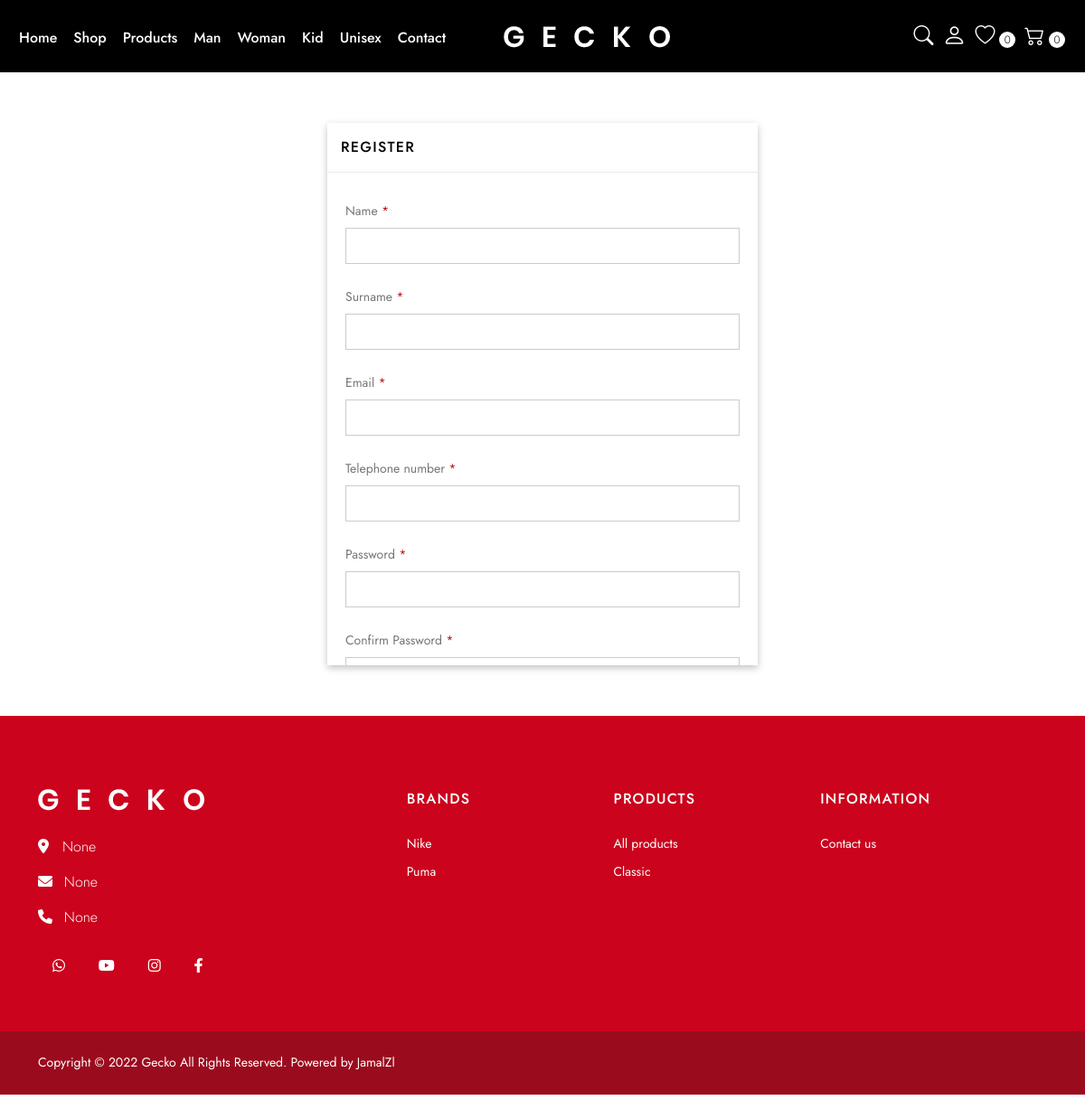
Screenshot of /register/ with the database file from the repository.
### shop/models.py (models this page shows, shortened)
class PageSettings(models.Model):
    page_logo = models.ImageField("Logo", blank=True, null=True)
    home_title = models.CharField(max_length=300)
    home_meta_description = models.TextField()
    home_meta_keywords = models.TextField()
    products_title = models.CharField(max_length=300)
    products_meta_description = models.TextField()
    products_meta_keywords = models.TextField()
    first_field_image = models.ImageField("Image", blank=True, null=True)
    first_field_title = models.CharField("Title", max_length=100, blank=True, null=True)
    first_field_description = models.CharField("Description", max_length=250, blank=True, null=True)
    first_field_link = models.URLField("Link", max_length=250, blank=True, null=True)
    first_field_link_name = models.CharField("Link name", max_length=50, blank=True, null=True)
    trending_image = models.ImageField("Image", blank=True, null=True)
    trending_title = models.CharField("Title", max_length=100, blank=True, null=True)
    trending_description = models.CharField("Description", max_length=250, blank=True, null=True)
    trending_link = models.URLField("Link", max_length=250, blank=True, null=True)
    trending_link_name = models.CharField("Link name", max_length=50, blank=True, null=True)
    middle_image = models.ImageField("Image", blank=True, null=True)
    middle_title = models.CharField("Title", max_length=100, blank=True, null=True)
    middle_description = models.CharField("Description", max_length=250, blank=True, null=True)
    middle_link = models.URLField("Link", max_length=250, blank=True, null=True)
    middle_link_name = models.CharField("Link name", max_length=50, blank=True, null=True)
    last_field_image = models.ImageField("Image", blank=True, null=True)
    last_field_title = models.CharField("Title", max_length=100, blank=True, null=True)
    last_field_description = models.CharField("Description", max_length=250, blank=True, null=True)
    last_field_link = models.URLField("Link", max_length=250, blank=True, null=True)
    last_field_link_name = models.CharField("Link name", max_length=50, blank=True, null=True)
    about = models.TextField(blank=True, null=True)
    address = models.CharField(max_length=200, blank=True, null=True)
    email = models.EmailField(max_length=250, blank=True, null=True)
    telephone = models.CharField(max_length=30, blank=True, null=True)
    class Meta:
        verbose_name = "Setting"
        verbose_name_plural = "Settings"

class SocialMediaAccount(models.Model):
    setting = models.ForeignKey(PageSettings, on_delete=models.CASCADE, related_name="socialmediaaccounts")
    name = models.CharField("Social media name", max_length=25)
    link = models.URLField("Account link", max_length=250)
    class Meta:
        ordering = ("-id",)

class Shop(models.Model):
    name = models.CharField(max_length=50)
    logo = models.ImageField(blank=True, null=True)
    class Meta:
        ordering = ("-id",)

class Category(models.Model):
    name = models.CharField(max_length=50)
    class Meta:
        ordering = ("-id",)
        verbose_name = "Category"
        verbose_name_plural = "Categories"

### customer/views.py (the view, shortened to what this page needs)
# urls.py: path('register/', views.RegisterView.as_view(), name="register"),
class RegisterView(View):
    settings = PageSettings.objects.first()
    def get(self, request):
        self.shops = Shop.objects.all()
        self.categories = Category.objects.all()
        if request.user.is_authenticated:
            raise Http404
        form = RegisterForm()
        self.context = {
            "shops": self.shops,
            "categories": self.categories,
            "settings": self.settings,
            "form": form,
        }
        return render(request, 'register.html', self.context)

### customer/forms.py (shortened to what this page needs)
class RegisterForm(forms.Form):
    first_name = forms.CharField(
        label=_("Name"),
        strip=False,
        widget=forms.TextInput(attrs={
            'id': 'regname',
        }),
    )
    last_name = forms.CharField(
        label=_("Surname"),
        strip=False,
        widget=forms.TextInput(attrs={
            'id': 'regsurname',
        }),
    )
    username = auth_forms.UsernameField(widget=forms.TextInput(attrs={
        'id': 'mail',
        'type': 'email',
    }))
    phone_number = forms.CharField(
        label=_("Telephone number"),
        strip=False,
        widget=forms.NumberInput(attrs={
            'id': 'regphone',
        }),
    )
    password1 = forms.CharField(
        label=_("Password"),
        strip=False,
        widget=forms.PasswordInput(attrs={
            'id': 'regpw1',
            'type': 'password',
            'autocomplete': 'current_password',
        }),
    )
    password2 = forms.CharField(
        label=_("Confirm Password"),
        strip=False,
        widget=forms.PasswordInput(attrs={
            'id': 'regpw2',
            'type': 'password',
            'autocomplete': 'current_password',
        }),
    )

### templates/register.html (shortened to what this page needs)
{% extends 'base.html' %}
{% load static %}
{% block main %}
{% include 'components/header.html' %}
<main>
    <section id="registerSection">
        <div class="container">
            <div class="row registerRow">
                <div id="registerPage">
                    <div class="registerForm">
                        <div class="registerTxt-closeIcon">
                            <span class="registerTxt">REGISTER</span>
                        </div>
                        <div class="registerInputArea">
                            <form id="registerTypeForm" method="post">
                                <label for="regname">Name <span>*</span></label><br>
                                {{ form.first_name }}<br><br>
                                <label for="regsurname">Surname <span>*</span></label><br>
                                {{ form.last_name }}<br><br>
                                <label for="regmail">Email <span>*</span></label><br>
                                {{ form.username }}<br><br>
                                <label for="regphone">Telephone number <span>*</span></label><br>
                                {{ form.phone_number }}<br><br>
                                <label for="regpw1">Password <span>*</span></label><br>
                                {{ form.password1 }}<br><br>
                                <label for="regpw2">Confirm Password <span>*</span></label><br>
                                {{ form.password2 }}<br><br>
                            </form>
                        </div>
                    </div>
                </div>
            </div>
        </div>
    </section>
</main>
{% endblock %}

### templates/components/header.html (shortened to what this page needs)
{% load static %}
<header id="NavBar" class="generalNavBar stickyNavBar">
    <nav>
        <div class="row navBarRow">
            <div class="links-logo-icons">
                <div class="nav-links col-lg-5  col-md-1 col-sm-2 col-xs-4">
                    <ul class="navLinkElements">
                        <li><a href="{% url 'index' %}">Home</a></li>
                        <li class="shopLi"><a style="cursor:pointer;">Shop</a>
                        </li>
                        <li class="productsLi"><a style="cursor:pointer;">Products</a>
                        </li>
                        <li><a href="{% url 'shop:products' %}?gender=Men">Man</a></li>
                        <li><a href="{% url 'shop:products' %}?gender=Women">Woman</a></li>
                        <li><a href="{% url 'shop:products' %}?gender=Kid">Kid</a></li>
                        <li><a href="{% url 'shop:products' %}?gender=Unisex">Unisex</a></li>
                        <li><a href="{% url 'shop:contact' %}">Contact</a></li>
                    </ul>
                </div>
                <div class="logo col-lg-3 col-md-7 col-sm-5 col-xs-12">
                    <a href="{% url 'index' %}">
                        <img src="{{ settings.page_logo.url }}"
                            alt="logo">
                    </a>
                </div>
                <div class="icons col-lg-4  col-md-4 col-sm-5 col-xs-6">
                    <a class="searchIcon" href="">
                        <i class="bi bi-search nav-search"></i>
                    </a>
                    <div class="userIcon">
                        <i class="bi bi-person nav-user"></i>
                    </div>
                    <a href="{% url 'shop:wishlist' %}" class="wishlist">
                        <i class="bi bi-heart nav-wishlist"></i>
                        <span class="wishlistCount" id="wishlistcount">{{ wishlistitems | length }}</span>
                    </a>
                    <a href="" class="basket">
                        <i class="bi bi-cart2 nav-basket"></i>
                        <span class="basketCount" id="basketcount">{{ orderitems | length }}</span>
                    </a>
                </div>
            </div>
        </div>
    </nav>
</header>

### templates/components/footer.html (shortened to what this page needs)
<footer>
    <section id="topFooterFullWidth">
        <div class="container">
            <div class="row">
                <div class="info-links">
                    <div class="info col-lg-3 col-md-6 col-sm-12">
                        <div class="logo"><img
                                src="{{ settings.page_logo.url }}"
                                alt=""></div>
                        <div class="location"><a>
                                <i class="fa-solid fa-location-dot"></i></a>
                            <span>{{ settings.address }}</span>
                        </div>
                        <div class="mail">
                            <i class="fa-solid fa-envelope"></i>
                            <a href="mailto:{{ settings.email }}">{{ settings.email }}</a>
                        </div>
                        <div class="number">
                            <i class="fa-solid fa-phone"></i>
                            <span><a href="tel:{{ settings.telephone }}" style="text-decoration:none; color:white;">{{ settings.telephone }}</a></span>
                        </div>
                        <div class="socials">
                            {% for account in settings.socialmediaaccounts.all %}
                            <a class="fb mx-3" href="{{ account.link }}"><i class="fa-brands fa-{{ account.name }}"></i></a>
                            {% endfor %}
                        </div>
                    </div>
                    <div class="links col-lg-9 col-md-6 col-sm-12 ">
                        <ul class="linkUl">
                            <li class="footerBrands">
                                <p class="fullWidthBrand">BRANDS</p>
                                <ul class="footerBrandScroll">
                                    {% for shop in shops %}
                                    <li><a href="{% url 'shop:products' %}?shop={{ shop.name }}">{{ shop.name }}</a></li>
                                    {% empty %}
                                    <li>No shop yet.</li>
                                    {% endfor %}
                                </ul>
                            </li>
                            <li class="footerProducts">
                                <p class="fullWidthProducts">PRODUCTS</p>
                                <ul class="footerProductsScroll">
                                    <li><a href="{% url 'shop:products' %}">All products</a></li>
                                    {% for category in categories %}
                                    <li><a href="{% url 'shop:products' %}?category={{ category.name }}">{{ category.name }}</a></li>
                                    {% empty %}
                                    <li>No category yet.</li>
                                    {% endfor %}
                                </ul>
                            </li>
                            <li class="footerInformaton">
                                <p class="fullWidthInformation">INFORMATION</p>
                                <ul>
                                    <li><a href="{% url 'shop:contact' %}">Contact us</a></li>
                                </ul>
                            </li>
                        </ul>
                    </div>
                </div>
            </div>
        </div>
    </section>
    <section id="bottomFooter">
        <div class="container">
            <div class="row">
                <div class="copyright col-lg-6 col-md-6 col-sm-12">
                    Copyright © 2022 Gecko All Rights Reserved. Powered by
                    <a href="https://github.com/JamalZl">
                        JamalZl
                    </a>
                </div>
                <div class="payment col-lg-6 col-md-6 col-sm-12">
                </div>
            </div>
        </div>
    </section>
</footer>

### rows the page displays
PageSettings: page_logo (picture), address "None", email "None", telephone "None"
Shop: name "Nike"
Shop: name "Puma"
Category: name "Classic"

### other values shown
{{ wishlistitems | length }} "0"
{{ orderitems | length }} "0"
